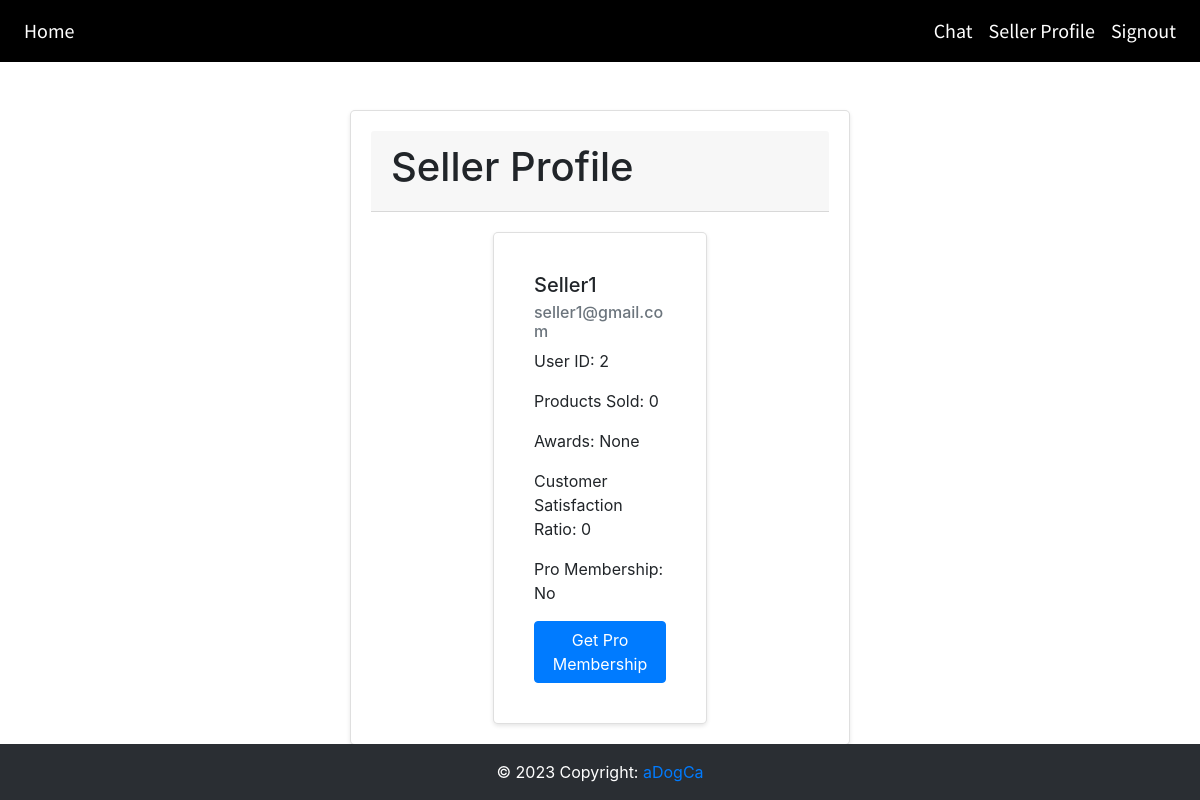
Page /seller_profile (signed in) on the committed database.
### website/models.py (models this page shows)
class User(db.Model, UserMixin):
    id = db.Column(db.Integer, primary_key=True)
    email = db.Column(db.String(150), unique=True)
    password = db.Column(db.String(150))
    userType = db.Column(db.String(20))
    firstName = db.Column(db.String(150))
    products = db.relationship('Products')
    messages_sent = db.relationship('Message', backref='sender', foreign_keys='Message.sender_id')
    messages_received = db.relationship('Message', backref='recipient', foreign_keys='Message.recipient_id')
    products_sold = db.Column(db.Integer,default=0)
    pro_membership = db.Column(db.String(5),default="No")

### website/views.py (the view)
@views.route('/seller_profile')
def seller_profile():
    user = User.query.get(current_user.id)
    awards = "None"
    if user.products_sold > 25:
        awards = "Gold"
    elif user.products_sold > 15 and user.products_sold <= 25:
        awards = "Silver"
    elif user.products_sold <= 15 and user.products_sold > 5:
        awards = "Bronze"
    ratings = OrderDetails.query.filter_by(seller_id=current_user.id).all()
    total_ratings = len(ratings)
    total_satisfaction = sum([rating.rating for rating in ratings if rating.rating is not None])
    if total_ratings > 0:
        satisfaction_percentage = (total_satisfaction / (total_ratings * 5)) * 100
    else:
        satisfaction_percentage = 0
    return render_template('seller_profile.html', user=user, awards=awards,satisfaction_percentage=satisfaction_percentage)

### website/__init__.py (called while the page is built)
def create_app():
    app = Flask(__name__)
    app.config['SECRET_KEY'] = 'ISEE'
    app.config['SQLALCHEMY_DATABASE_URI'] = f'sqlite:///{DB_NAME}'
    db.init_app(app)
    search = Search()
    search.init_app(app)
    from .views import views
    from .auth import auth
    app.register_blueprint(views, url_prefix='/')
    app.register_blueprint(auth, url_prefix='/')
    from .models import User, Products
    with app.app_context():
        db.create_all()
    login_manager = LoginManager()
    login_manager.login_view = 'auth.login'
    login_manager.init_app(app)
    @login_manager.user_loader
    def load_user(id):
        return User.query.get(int(id))
    return app

### website/templates/seller_profile.html (shortened to what this page needs)
{% extends "base.html" %}
{% block content %}
    <div class="card mt-5">
        <div class="card-header">
            <h1>Seller Profile</h1>
        </div>
        <div class="row">
            <div class="col-md-6 offset-md-3">
                <div class="card">
                    <div class="card-body">
                        <h5 class="card-title">{{ user.firstName }}</h5>
                        <h6 class="card-subtitle mb-2 text-muted">{{ user.email }}</h6>
                        <p class="card-text">User ID: {{ user.id }}</p>
                        <p class="card-text">Products Sold: {{ user.products_sold }}</p>
                        <p class="card-text">Awards: {{ awards }}</p>
                        <p class="card-text">Customer Satisfaction Ratio: {{ satisfaction_percentage }}</p>
                        <p class="card-text">Pro Membership: {{ user.pro_membership }}</p>
                        {% if user.pro_membership == "No" %}
            <button type="button" class="btn btn-primary" data-toggle="modal" data-target="#getProMembershipModal">
                Get Pro Membership
            </button>
            </div>
        {% endif %}
                    </div>
                </div>
            </div>
{% endblock %}

### website/static/style.css (style rules this page uses)
body { font-family: 'Montserrat', sans-serif; }
html { scroll-behavior: smooth; margin: 0; padding: 0; height: 100%; }
body { overflow-x:hidden; font-family: 'Titillium Web', sans-serif; margin: 0; padding: 0; height: 100%; }
:root { scrollbar-color: rgb(210,210,210) rgb(46,54,69) !important; scrollbar-width: thin !important; }
.row:after { content: ""; display: table; clear: both; }

### website/templates/seller_profile.html (style rules this page uses)
.card { max-width: 500px; margin: 0 auto; padding: 20px; border-radius: 5px; box-shadow: 0 2px 4px rgba(0, 0, 0, 0.1); }
.card-header { margin-bottom: 20px; }

### rows in the picture
User: firstName "Seller1", email "seller1@gmail.com", id "2", products_sold "0", pro_membership "No"

### other values in the picture
{{ awards }} "None"
{{ satisfaction_percentage }} "0"
